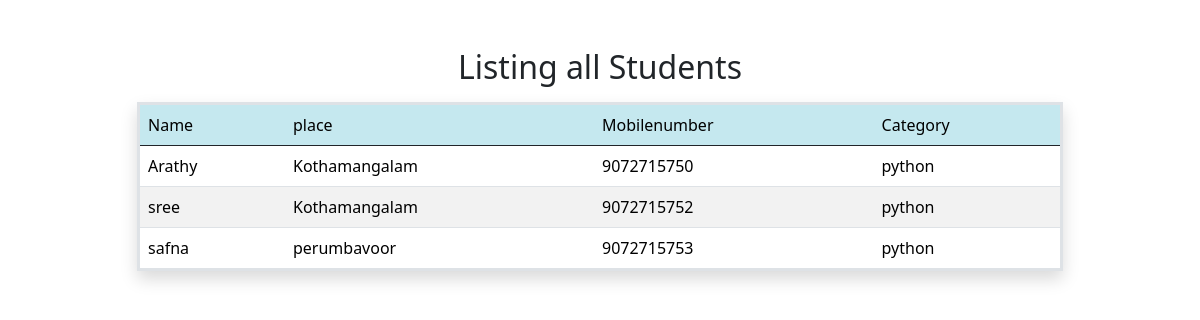
Page /category/1/ on the committed database.
### stud/models.py (models this page shows)
class Student(models.Model):
    student_name=models.CharField(max_length=200,unique=True)
    place=models.CharField(max_length=200)
    Mobile_number=models.CharField(max_length=200)
    category_name=models.ForeignKey(Category,on_delete=models.CASCADE)

class Category(models.Model):
    category_name=models.CharField(max_length=200)
    def __str__(self):
        return self.category_name

### stud/views.py (the view)
# urls.py: path("category/<int:pk>/",views.CategoryDetailView.as_view(),name='category-detail'),
class CategoryDetailView(DetailView):
    template_name="category_detail.html"
    context_object_name="categories"
    model=Category

### stud/templates/category_detail.html (shortened to what this page needs)
<!DOCTYPE html>
<html lang="en">
<head>
    <link href="https://cdn.jsdelivr.net/npm/bootstrap@5.3.2/dist/css/bootstrap.min.css" rel="stylesheet">
</head>
<body>
<div class="container">
    <div class="row mt-5 ">
        <h2 class="text-center mb-3">Listing all Students</h2>
        <div class="col-1"></div>
        <div class="col-10 ">
            <table class="table table-striped table-hover  border border-3 border shadow">
                <tr class="table table-info border border-dark">
                    <td>Name</td>
                    <td>place</td>
                    <td>Mobilenumber</td>
                    <td>Category</td>
                    </tr>
                    {%for c in categories.student_set.all%}
                    <tr>
                      <td>{{c.student_name}}</td>
                      <td>{{c.place}}</td>
                      <td>{{c.Mobile_number}}</td>
                      <td>{{c.category_name}}</td>
                    </tr>
                    {%endfor%}
                    </table>
                    </div>
                    </div>
                    </div>
                    </body>
                    </html>

### rows in the picture
Student: student_name "Arathy", place "Kothamangalam", Mobile_number "9072715750", category_name "python"
Student: student_name "sree", place "Kothamangalam", Mobile_number "9072715752", category_name "python"
Student: student_name "safna", place "perumbavoor", Mobile_number "9072715753", category_name "python"
